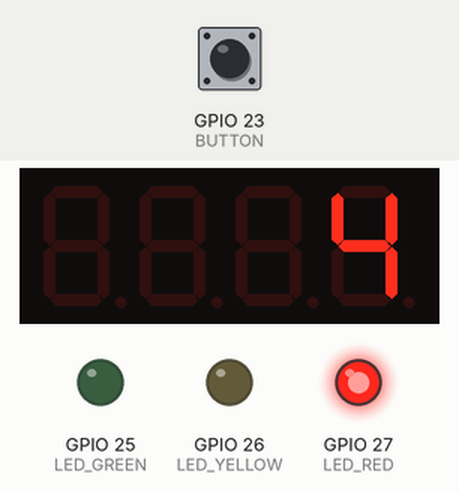
This program was run on a simulated ESP32. Shown: 4-digit seven-segment display, output pins drawn as LEDs (lit = HIGH). The test bench sets the inputs (shaded band); at power-on: GPIO 23 (BUTTON) HIGH.

Above: at 2.6 s.
2.7 s: GPIO 23 (BUTTON) pulled LOW for 0.15 s
At 4.1 s:
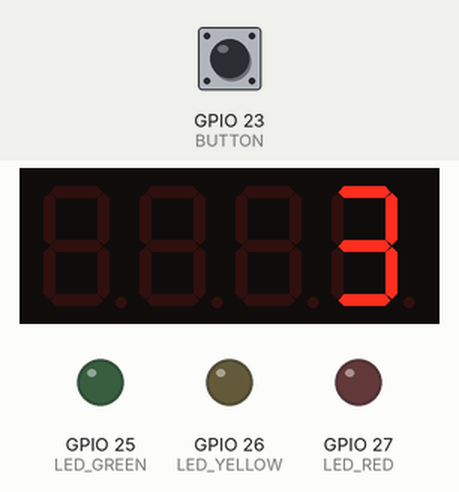
5.8 s: GPIO 23 (BUTTON) pulled LOW for 3.2 s
At 6.9 s:
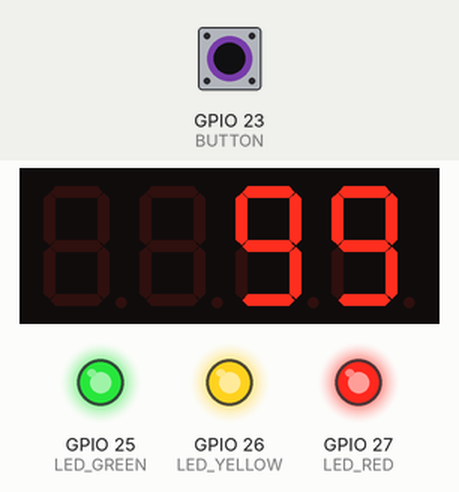
At 10.3 s:
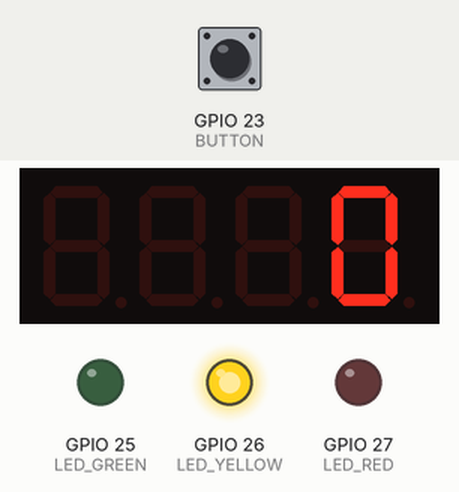
Timing chart, 0 to 20.0 s (numbered marks = the images above; inputs shaded):
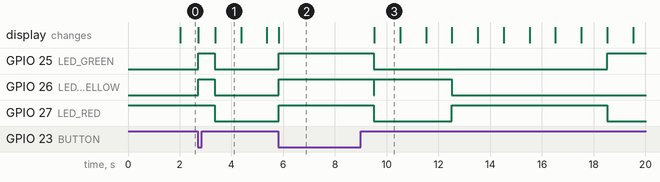

Measured:
- after the input at 2.7 s, GPIO 25 (LED_GREEN), GPIO 26 (LED_YELLOW): LOW → HIGH at once, → LOW 0.63 s later; GPIO 27 (LED_RED): HIGH → LOW after 0.65 s
- after the input at 5.8 s, GPIO 25 (LED_GREEN): LOW → HIGH after 0.02 s instead of 9.6 s
- what the display in image 1 shows lasts 1.0 s, from 3.4 s to 4.4 s

The program:

main.cpp
```cpp
#include <Arduino.h>
#include <TM1637Display.h>

#define CLK 18       // Chân CLK của TM1637
#define DIO 19       // Chân DIO của TM1637
#define LED_RED 27   // Đèn đỏ
#define LED_YELLOW 26 // Đèn vàng
#define LED_GREEN 25  // Đèn xanh
#define BUTTON 23     // Nút nhấn

TM1637Display display(CLK, DIO);

unsigned long previousMillis = 0;
int countdownTime = 5;
bool emergency = false;
int phase = 0;
int seconds = countdownTime;

void emergencyMode() {
    emergency = true;
    display.showNumberDec(99);
    digitalWrite(LED_RED, HIGH);
    digitalWrite(LED_YELLOW, HIGH);
    digitalWrite(LED_GREEN, HIGH);

    while (digitalRead(BUTTON) == LOW);
    delay(500);

    digitalWrite(LED_RED, LOW);
    digitalWrite(LED_YELLOW, LOW);
    digitalWrite(LED_GREEN, LOW);
    emergency = false;
}

void setup() {
    Serial.begin(115200);

    pinMode(LED_RED, OUTPUT);
    pinMode(LED_YELLOW, OUTPUT);
    pinMode(LED_GREEN, OUTPUT);
    pinMode(BUTTON, INPUT_PULLUP);  // Kéo lên nội bộ để tránh nhiễu

    display.setBrightness(7);

    digitalWrite(LED_RED, HIGH);
    digitalWrite(LED_YELLOW, LOW);
    digitalWrite(LED_GREEN, LOW);
    display.showNumberDec(countdownTime);
}

void loop() {
    if (digitalRead(BUTTON) == LOW) {
        emergencyMode();
    }
    if (emergency) return;

    unsigned long currentMillis = millis();
    if (currentMillis - previousMillis >= 1000) {
        previousMillis = currentMillis;
        display.showNumberDec(seconds);
        seconds--;

        if (seconds < 0) {
            phase = (phase + 1) % 3;
            switch (phase) {
                case 0: // Đèn xanh
                    digitalWrite(LED_RED, LOW);
                    digitalWrite(LED_YELLOW, LOW);
                    digitalWrite(LED_GREEN, HIGH);
                    countdownTime = 5;
                    break;
                case 1: // Đèn vàng
                    digitalWrite(LED_GREEN, LOW);
                    digitalWrite(LED_YELLOW, HIGH);
                    countdownTime = 2;
                    break;
                case 2: // Đèn đỏ
                    digitalWrite(LED_YELLOW, LOW);
                    digitalWrite(LED_RED, HIGH);
                    countdownTime = 5;
                    break;
            }
            seconds = countdownTime;
        }
    }
}
```
